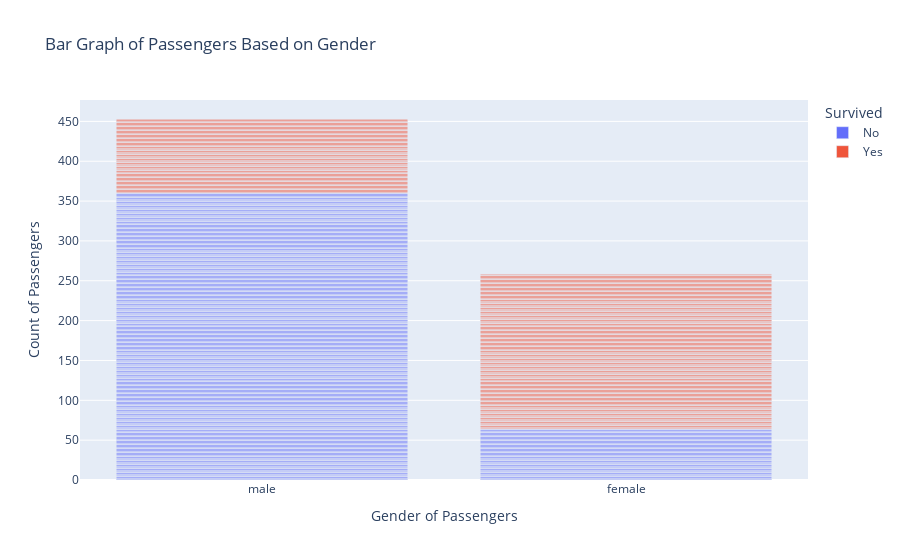

The cell this chart's notebook holds for it:
### Code cell
fig = px.bar(df, x="Sex", color="Survived",
             barmode = 'stack',
             title="Bar Graph of Passengers Based on Gender",
             labels={
                     "Sex": "Gender of Passengers",
                     "count": "Count of Passengers",
                 },)
 
fig.show()

### Figure 1 — Plotly figure (JSON) as saved in the notebook; plotly's stock layout.template omitted (floating-point values rounded to 4 significant figures; data arrays with more than 128 entries replaced by an {"elided": "..."} marker saying what was removed)
{"data": [{"alignmentgroup": "True", "hovertemplate": "Survived=No<br>Gender of Passengers=%{x}<br>Count of Passengers=%{y}<extra></extra>", "legendgroup": "No", "marker": {"color": "#636efa", "pattern": {"shape": ""}}, "name": "No", "offsetgroup": "No", "orientation": "v", "showlegend": true, "textposition": "auto", "type": "bar", "x": {"elided": "424 str values"}, "xaxis": "x", "y": {"elided": "424 int values"}, "yaxis": "y"}, {"alignmentgroup": "True", "hovertemplate": "Survived=Yes<br>Gender of Passengers=%{x}<br>Count of Passengers=%{y}<extra></extra>", "legendgroup": "Yes", "marker": {"color": "#EF553B", "pattern": {"shape": ""}}, "name": "Yes", "offsetgroup": "Yes", "orientation": "v", "showlegend": true, "textposition": "auto", "type": "bar", "x": {"elided": "288 str values"}, "xaxis": "x", "y": {"elided": "288 int values"}, "yaxis": "y"}], "layout": {"barmode": "stack", "legend": {"title": {"text": "Survived"}, "tracegroupgap": 0}, "title": {"text": "Bar Graph of Passengers Based on Gender"}, "xaxis": {"anchor": "y", "domain": [0, 1], "title": {"text": "Gender of Passengers"}}, "yaxis": {"anchor": "x", "domain": [0, 1], "title": {"text": "Count of Passengers"}}}}
